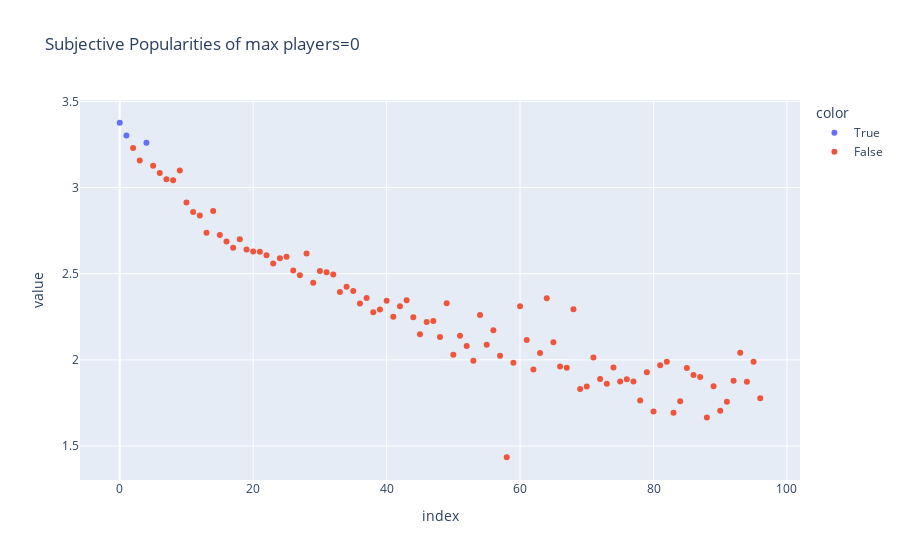

Notebook code cell kept with this figure:
### Markdown cell above
## Max Players

### Code cell
# I plot the subjective popularity of the games with zero maximum players. I see that there are few rows and the popularity of these games seems low. So I decide to eliminate these rows except the popular ones.
px.scatter(boardgame[boardgame["Max Players"]==0]['subjective_popularity'].reset_index(drop=True),color=boardgame[boardgame["Max Players"]==0]['subjective_popularity']>3.25,title='Subjective Popularities of max players=0').show()

boardgame = boardgame[~((boardgame["Max Players"]==0) & (boardgame['subjective_popularity'] < 3.25))]

# I impute the zero values in the 'Max Players' feature with the corresponding values in the 'Min Players' feature, because the maximum number of players should be greater than or equal to the minimum number of players.
boardgame.loc[boardgame["Max Players"]==0,"Max Players"] = boardgame.loc[boardgame["Max Players"]==0,"Min Players"]

# I see that there are some extreme values in the 'Max Players' feature compared to the majority. So I decide to trim these values by using the 99th percentile as a cutoff point.
boardgame.loc[(boardgame["Max Players"]>36),'Max Players']= 36 # 36 is the 99th percentile of the max players feature.

### Figure 1 — Plotly figure (JSON) as saved in the notebook; plotly's stock layout.template omitted (floating-point values rounded to 4 significant figures)
{"data": [{"hovertemplate": "color=True<br>index=%{x}<br>value=%{y}<extra></extra>", "legendgroup": "True", "marker": {"color": "#636efa", "symbol": "circle"}, "mode": "markers", "name": "True", "orientation": "v", "showlegend": true, "type": "scatter", "x": [0, 1, 4], "xaxis": "x", "y": [3.376, 3.303, 3.261], "yaxis": "y"}, {"hovertemplate": "color=False<br>index=%{x}<br>value=%{y}<extra></extra>", "legendgroup": "False", "marker": {"color": "#EF553B", "symbol": "circle"}, "mode": "markers", "name": "False", "orientation": "v", "showlegend": true, "type": "scatter", "x": [2, 3, 5, 6, 7, 8, 9, 10, 11, 12, 13, 14, 15, 16, 17, 18, 19, 20, 21, 22, 23, 24, 25, 26, 27, 28, 29, 30, 31, 32, 33, 34, 35, 36, 37, 38, 39, 40, 41, 42, 43, 44, 45, 46, 47, 48, 49, 50, 51, 52, 53, 54, 55, 56, 57, 58, 59, 60, 61, 62, 63, 64, 65, 66, 67, 68, 69, 70, 71, 72, 73, 74, 75, 76, 77, 78, 79, 80, 81, 82, 83, 84, 85, 86, 87, 88, 89, 90, 91, 92, 93, 94, 95, 96], "xaxis": "x", "y": [3.229, 3.157, 3.127, 3.084, 3.049, 3.042, 3.099, 2.914, 2.859, 2.838, 2.737, 2.863, 2.725, 2.687, 2.65, 2.699, 2.64, 2.628, 2.627, 2.607, 2.559, 2.59, 2.598, 2.519, 2.491, 2.617, 2.448, 2.515, 2.508, 2.496, 2.394, 2.424, 2.399, 2.327, 2.36, 2.276, 2.292, 2.343, 2.25, 2.312, 2.345, 2.248, 2.148, 2.22, 2.226, 2.133, 2.328, 2.03, 2.14, 2.08, 1.995, 2.26, 2.087, 2.171, 2.024, 1.435, 1.983, 2.311, 2.115, 1.944, 2.039, 2.357, 2.103, 1.962, 1.954, 2.293, 1.831, 1.845, 2.014, 1.888, 1.862, 1.956, 1.875, 1.888, 1.875, 1.763, 1.928, 1.7, 1.969, 1.989, 1.694, 1.76, 1.953, 1.913, 1.901, 1.665, 1.847, 1.705, 1.756, 1.879, 2.041, 1.873, 1.988, 1.777], "yaxis": "y"}], "layout": {"legend": {"title": {"text": "color"}, "tracegroupgap": 0}, "title": {"text": "Subjective Popularities of max players=0"}, "xaxis": {"anchor": "y", "domain": [0, 1], "title": {"text": "index"}}, "yaxis": {"anchor": "x", "domain": [0, 1], "title": {"text": "value"}}}}
